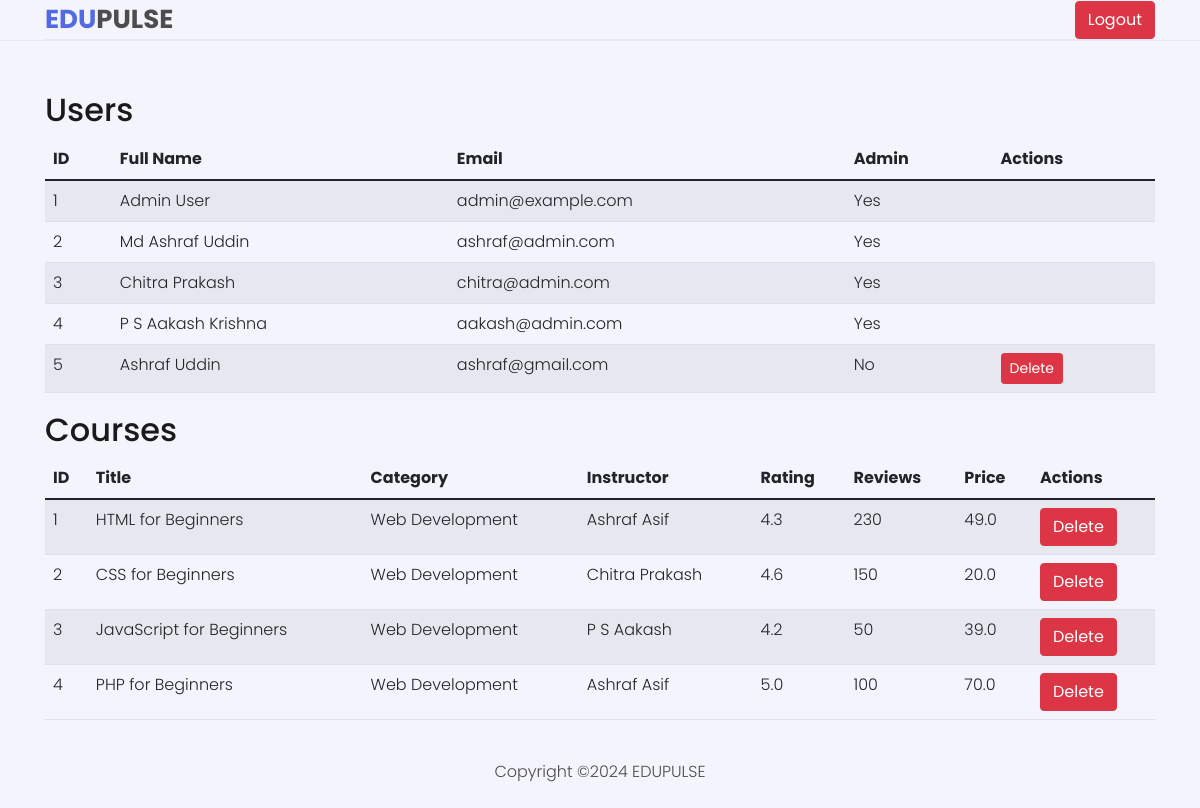
The page /admin (signed in) on the database its author committed.
### app.py (models this page shows, shortened)
class User(db.Model, UserMixin):
    id = db.Column(db.Integer, primary_key=True)
    fullname = db.Column(db.String(100), nullable=False)
    email = db.Column(db.String(100), nullable=False, unique=True)
    password = db.Column(db.String(100), nullable=False)
    is_admin = db.Column(db.Boolean, default=False)

class Course(db.Model):
    id = db.Column(db.Integer, primary_key=True)
    title = db.Column(db.String(100), nullable=False)
    category = db.Column(db.String(100), nullable=False)
    instructor = db.Column(db.String(100), nullable=False)
    rating = db.Column(db.Float, nullable=False)
    reviews = db.Column(db.Integer, nullable=False)
    price = db.Column(db.Float, nullable=False)
    image = db.Column(db.String(255), nullable=False)

### app.py (the view)
@app.route('/admin')
@login_required
def admin():
    if not current_user.is_admin:
        return redirect(url_for('home'))
    users = User.query.all()
    courses = Course.query.all()
    return render_template('admin.html', users=users, courses=courses)

### app.py (called while the page is built)
@login_manager.user_loader
def load_user(user_id):
    return User.query.get(int(user_id))

### templates/admin.html (shortened to what this page needs)
<!DOCTYPE html>
<html lang="en">
<head>
    <link rel="stylesheet" href="{{ url_for('static', filename='css/bootstrap.min.css') }}" />
    <link rel="stylesheet" href="{{ url_for('static', filename='css/font-awesome.css') }}" />
    <link rel="stylesheet" href="{{ url_for('static', filename='css/style.css') }}" />
    <link rel="stylesheet" href="{{ url_for('static', filename='css/responsive.css') }}" />
    <link rel="stylesheet" href="{{ url_for('static', filename='css/colors/color-2.css') }}" />
</head>
<body>
 <header class="header">
    <div class="container">
        <div class="header main d-flex justify-content-between align-items-center">
            <div class="header-logo">
                <a href="{{ url_for('home') }}"><span>Edu</span>Pulse</a>
            </div>
            <a href="{{ url_for('logout') }}" class="btn btn-danger">Logout</a>
        </div>
    </div>
</header>
<div class="container mt-5">
    <h2>Users</h2>
    <div class="scrollable-table">
        <table class="table table-striped">
            <thead>
                <tr>
                    <th>ID</th>
                    <th>Full Name</th>
                    <th>Email</th>
                    <th>Admin</th>
                    <th>Actions</th>
                </tr>
            </thead>
            <tbody>
                {% for user in users %}
                <tr>
                    <td>{{ user.id }}</td>
                    <td>{{ user.fullname }}</td>
                    <td>{{ user.email }}</td>
                    <td>{{ 'Yes' if user.is_admin else 'No' }}</td>
                    <td>
                        {% if not user.is_admin %}
                        <a href="{{ url_for('delete_user', user_id=user.id) }}" class="btn btn-danger btn-sm">Delete</a>
                        {% endif %}
                    </td>
                </tr>
                {% endfor %}
            </tbody>
        </table>
    </div>
    <h2>Courses</h2>
    <div class="scrollable-table">
        <table class="table table-striped">
            <thead>
                <tr>
                    <th>ID</th>
                    <th>Title</th>
                    <th>Category</th>
                    <th>Instructor</th>
                    <th>Rating</th>
                    <th>Reviews</th>
                    <th>Price</th>
                    <th>Actions</th>
                </tr>
            </thead>
            <tbody>
                {% for course in courses %}
                <tr>
                    <td>{{ course.id }}</td>
                    <td>{{ course.title }}</td>
                    <td>{{ course.category }}</td>
                    <td>{{ course.instructor }}</td>
                    <td>{{ course.rating }}</td>
                    <td>{{ course.reviews }}</td>
                    <td>{{ course.price }}</td>
                    <td>
                        <a href="{{ url_for('delete_course', course_id=course.id) }}" class="btn btn-danger">Delete</a>
                    </td>
                </tr>
                {% endfor %}
            </tbody>
        </table>
    </div>
</div>
<footer class="footer">
    <div class="container text-center">
        <p class="m-0 py-4">Copyright &copy;2024 EDUPULSE</p>
    </div>
</footer>
</body>
</html>

### static/css/style.css (style rules this page uses)
:root { --orange: hsl(36, 80%, 50%); --white: hsl(0, 0%, 100%); --WHITE: hsl(0, 0%, 100%); --BLACK: hsl(0, 0%, 0%); --black-90: hsl(0, 0%, 10%); --black-70: hsl(0, 0%, 30%); --black-alpha-40: hsla(0, 0%, 0%, 0.4); --yellow-light: hsl(44, 95%, 83%); --green-light: hsl(158, 68%, 75%); --red-light: hsl(0, 84%, 80%); --orange-light: hsl(22, 85%, 80%); --select-box-bg-color: hsl(0, 0%, 100%); --border-color-1: hsl(0, 0%, 90%); }
body { background-color: var(--body-bg-color); font-family: 'Poppins', sans-serif; font-size: 16px; font-weight: 300; color: var(--black-70); min-height: 100vh; overflow-x: hidden; }
a { color: var(--main-color); text-decoration: none; }
h1,h2,h3,h4,h5,h6 { color: var(--black-90); line-height: 1.3; }
.container { --bs-gutter-x: 15px; max-width: 1140px; }
.header { border-bottom: 1px solid var(--border-color-2); }
.header-logo a { font-size: 26px; text-transform: uppercase; font-weight: 700; color: var(--black-70); }
.header-logo span { color: var(--main-color); }

### static/css/colors/color-2.css (style rules this page uses)
:root { --hue-value-1: 230; --hue-value-2: 27; --main-color: hsl(var(--hue-value-1),74%, 61%); --button-hover-color: hsl(var(--hue-value-1), 57%, 53%); --body-bg-color: hsl(var(--hue-value-1), 63%, 97%); --border-color-2: hsl(var(--hue-value-1), 40%, 93%); --shadow: 0 0 10px hsl(var(--hue-value-1), 40%, 90%); --body-gradient-bg-color-1: hsla(var(--hue-value-1), 100%, 50%, 0.2); --body-gradient-bg-color-2: hsla(var(--hue-value-2), 100%, 50%, 0.2); --decoration-bg-color-1: hsl(var(--hue-value-1), 100%, 70%); --decoration-bg-color-2: hsl(var(--hue-value-2), 100%, 70%); }

### templates/admin.html (style rules this page uses)
.scrollable-table { max-height: 400px; overflow-y: auto; }

### rows shown on the page
User: id "1", fullname "Admin User", email "admin@example.com", is_admin "Yes"
User: id "2", fullname "Md Ashraf Uddin", email "ashraf@admin.com", is_admin "Yes"
User: id "3", fullname "Chitra Prakash", email "chitra@admin.com", is_admin "Yes"
User: id "4", fullname "P S Aakash Krishna", email "aakash@admin.com", is_admin "Yes"
User: id "5", fullname "Ashraf Uddin", email "ashraf@gmail.com", is_admin "No"
Course: id "1", title "HTML for Beginners", category "Web Development", instructor "Ashraf Asif", rating "4.3", reviews "230", price "49.0"
Course: id "2", title "CSS for Beginners", category "Web Development", instructor "Chitra Prakash", rating "4.6", reviews "150", price "20.0"
Course: id "3", title "JavaScript for Beginners", category "Web Development", instructor "P S Aakash", rating "4.2", reviews "50", price "39.0"
Course: id "4", title "PHP for Beginners", category "Web Development", instructor "Ashraf Asif", rating "5.0", reviews "100", price "70.0"
